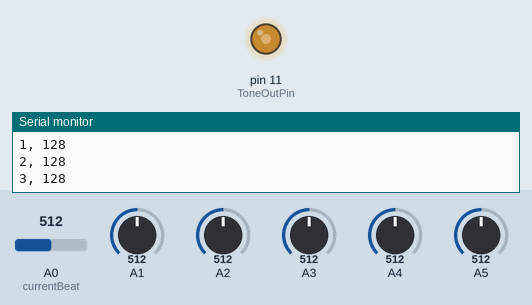
The sketch below on a simulated Arduino Uno, built with avr-gcc and run on an emulated ATmega328P. On the bench: output pins drawn as LEDs (lit = HIGH), the last lines printed to the serial monitor. The test bench sets the inputs (shaded band); at power-on: A0 (currentBeat) = 512, A1 = 512, A3 = 512, A2 = 512, A4 = 512, A5 = 512.

Above: at 1.2 s.
1.3 s: A0 (currentBeat) set to 530
At 3.26 s:
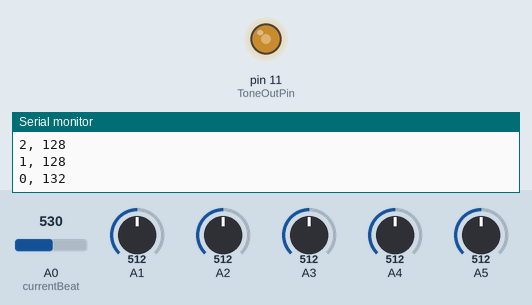
9.5 s: A1 set to 30
At 9.8 s:
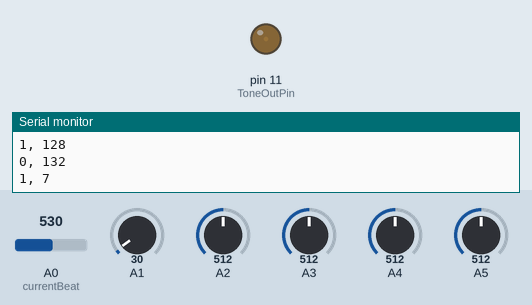
16.4 s: A3 set to 30
19.9 s: A0 (currentBeat) set to 30
Timing chart, 0 to 24.4 s (numbered marks = the images above; inputs shaded):
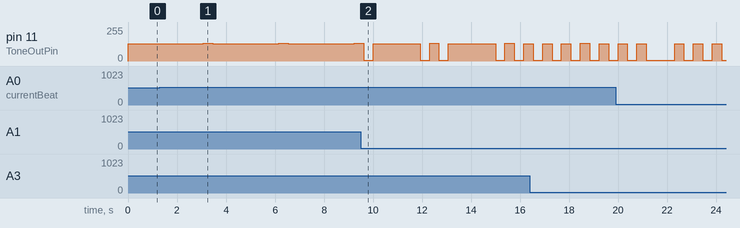

Measured:
- the behaviour switches between 515 and 516 on A0 (currentBeat) (found by bisection; images 0 and 1)
- after the input at 1.3 s, pin 11 (ToneOutPin): alternates 132/255 for 0.38 s and 128/255 for 2.7 s, starting after 1.8 s

The sketch:

adio.ino
```cpp
// constants
static const int NumberOfArpeggioPotentiometers = 5;
static const int ToneOutPin = 11;
// values
uint16_t arpeggioPotentiometers[NumberOfArpeggioPotentiometers] = { 0 };
uint8_t currentBeat = 0;
int8_t direction = 1; // 1 or -1
bool needUpdate = false;

#define cbi(sfr, bit) (_SFR_BYTE(sfr) &= ~_BV(bit))
#define sbi(sfr, bit) (_SFR_BYTE(sfr) |= _BV(bit))
// implementations
void setup()
{
	pinMode(ToneOutPin, OUTPUT);

	for (int i = 0; i < NumberOfArpeggioPotentiometers; ++i)
	{
		arpeggioPotentiometers[i] = 0;
	}

  // Timer2 PWM Mode set to fast PWM
  cbi (TCCR2A, COM2A0);
  sbi (TCCR2A, COM2A1);
  sbi (TCCR2A, WGM20);
  sbi (TCCR2A, WGM21);

  cbi (TCCR2B, WGM22);

  // Timer2 Clock Prescaler to : 1
  sbi (TCCR2B, CS20);
  cbi (TCCR2B, CS21);
  cbi (TCCR2B, CS22);

  // Timer2 PWM Port Enable
  sbi(DDRB,3);                    // set digital pin 11 to output

  //cli();                         // disable interrupts to avoid distortion
  cbi (TIMSK0,TOIE0);              // disable Timer0 !!! delay is off now
  Serial.begin(9600);
  Serial.println("hoge");
}

void loop()
{
       const uint8_t arpeggioValue = analogRead(currentBeat) >> 2;
       uint32_t wait = analogRead(5);
       wait *= 1000;
       OCR2A = arpeggioValue;
       Serial.print(currentBeat);
       Serial.print(", ");
       Serial.println(arpeggioValue);

       for (uint32_t i = 0; i < wait; ++i) {
         __asm__("nop\n\t");
       }
       newBeat();
}

void newBeat()
{
	currentBeat += direction;

	if (currentBeat >= NumberOfArpeggioPotentiometers || currentBeat < 0)
	{

		direction *= -1;

		currentBeat += direction;
		currentBeat += direction;
	}

	needUpdate = true;
}
```
